Frame 1 (no input): blank canvas, image omitted
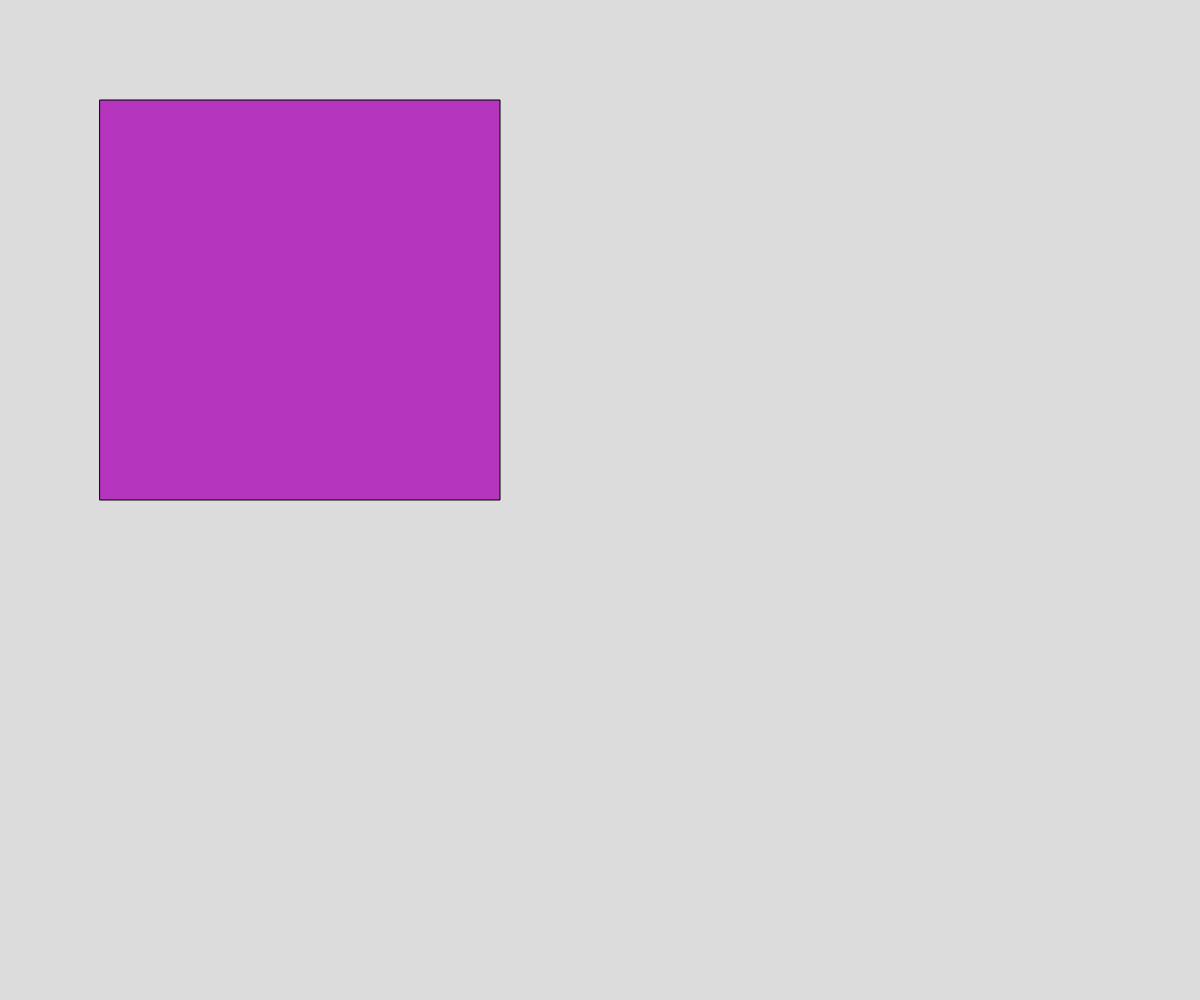
Frame 60 (no input)
Frame 120 (the mouse pressed at the canvas centre since frame 60): identical to frame 60, image omitted

The p5.js sketch that drew this single still picture (run headless with seeded random() and noise() and a simulated clock; from frame 60 on, the mouse is pressed at the canvas centre):

// p5.js sketch
// ── sketch.js
// State variable review for Alex

let state;
let r, g, b;

function setup() {
  createCanvas(windowWidth, windowHeight);
  state = "starting";
}

function draw() {
  background(220);

  if (state === "starting") {
    r = random(255);
    g = random(255);
    b = random(255);
    state = "displaying";
  }
  
  else if (state === "displaying") {
    fill(r, g, b);
    rect(100, 100, 400, 400);
  }
}
